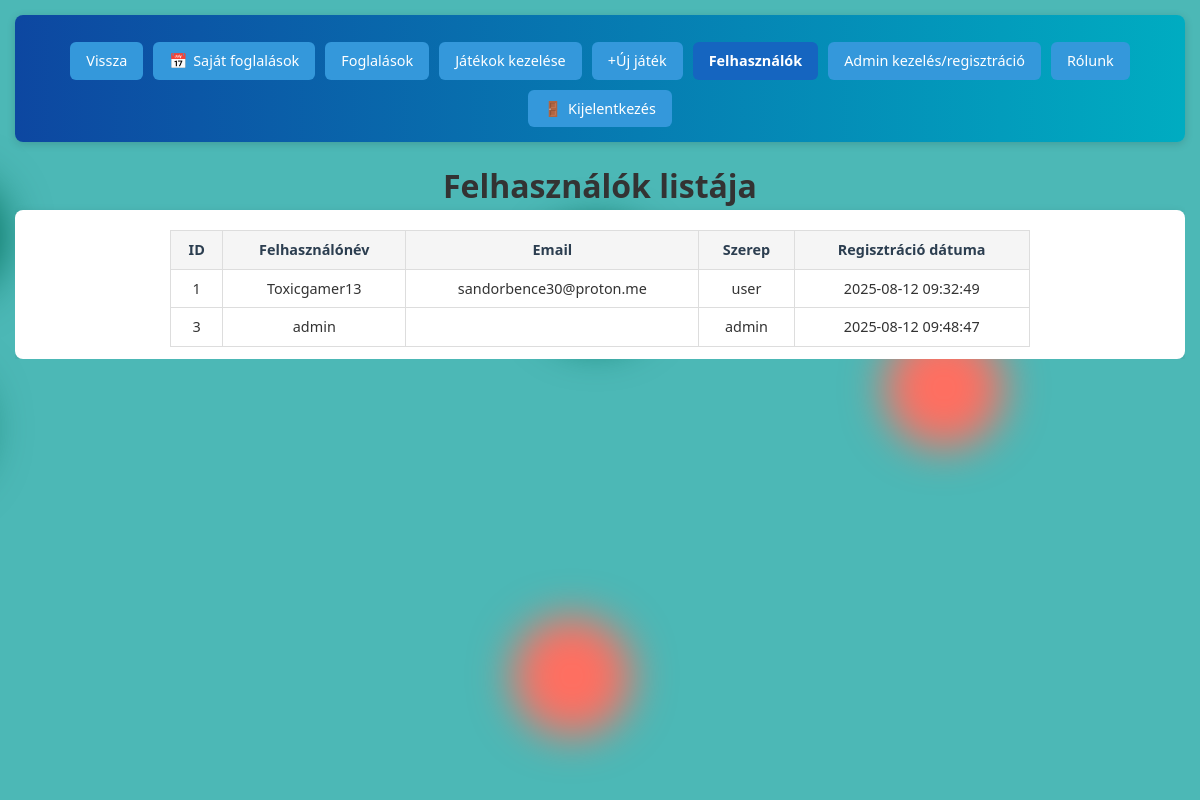
The page /frontend/users.php (signed in) on the database as committed earlier.
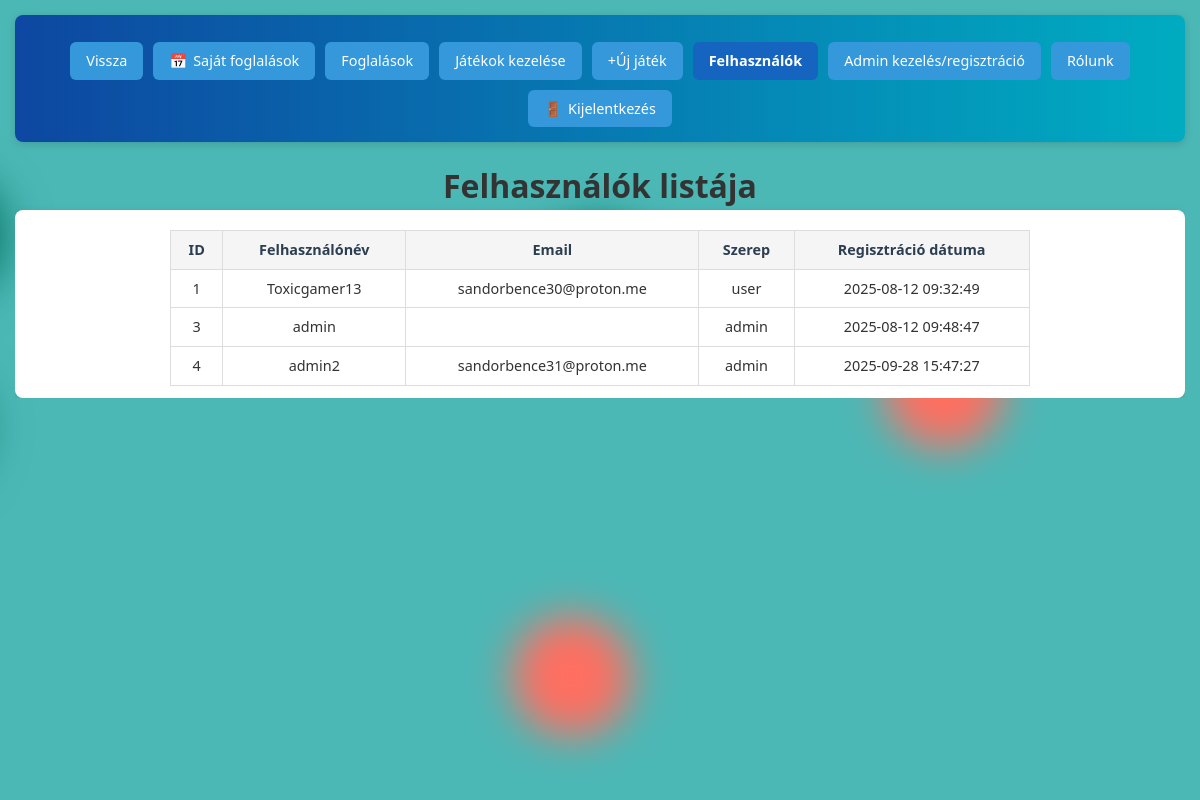
The same page on the database as committed later.
### tables this page shows
CREATE TABLE `users` (
  `id` int(11) NOT NULL,
  `username` varchar(50) NOT NULL,
  `email` varchar(100) NOT NULL,
  `password` varchar(255) NOT NULL,
  `role` enum('user','admin') DEFAULT 'user',
  `created_at` timestamp NOT NULL DEFAULT current_timestamp()
);

### frontend/users.php (the view, shortened to what this page needs)
<?php
require '../backend/db.php';
$users = $pdo->prepare("SELECT id, username, email, role, created_at FROM users;");
$users->execute();
$users = $users->fetchAll();
?>
<!DOCTYPE html>
<html lang="hu">
<head>
  <link rel="stylesheet" href="../frontend/styles.css">
</head>
<body>
  <div class="background">
    <span class="ball"></span>
    <span class="ball"></span>
    <span class="ball"></span>
    <span class="ball"></span>
    <span class="ball"></span>
    <span class="ball"></span>
    <span class="ball"></span>
    <span class="ball"></span>
  </div>
  <header>
    <nav>
      <a href="index.php">Vissza</a>
      <a href="user_bookings.php"><span>📅</span> Saját foglalások</a>
      <?php if ($_SESSION['role'] === 'admin'): ?>
        <a href="admin.php">Foglalások</a>
        <a href="admin_games.php">Játékok kezelése</a>
        <a href="add_game.php">+Új játék</a>
        <a href="users.php" class="active">Felhasználók</a>
        <a href="admin_register.php">Admin kezelés/regisztráció</a>
      <?php endif; ?>
      <a href="about_us.php">Rólunk</a>
      <a href="../backend/logout.php"><span>🚪</span> Kijelentkezés</a>
    </nav>
  </header>
  <main class="admin-content">
    <h1>Felhasználók listája</h1>
    <div class="table-container">
      <table class="users-table">
        <tbody>
          <thead>
            <tr>
              <th>ID</th>
              <th>Felhasználónév</th>
              <th>Email</th>
              <th>Szerep</th>
              <th>Regisztráció dátuma</th>
            </tr>
            <?php foreach ($users as $u): ?>
              <tr>
                <td><?= $u['id'] ?></td>
                <td><?= htmlspecialchars($u['username']) ?></td>
                <td><?= htmlspecialchars($u['email']) ?></td>
                <td><?= htmlspecialchars($u['role']) ?></td>
                <td><?= htmlspecialchars($u['created_at']) ?></td>
              </tr>
            <?php endforeach; ?>
          </thead>
        </tbody>
      </table>
    </div>
  </main>
</body>
</html>

Rows that differ between the two databases and show on the page:
added users: id "4", username "admin2", email "sandorbence31@proton.me", role "admin", created_at "2025-09-28 15:47:27"
